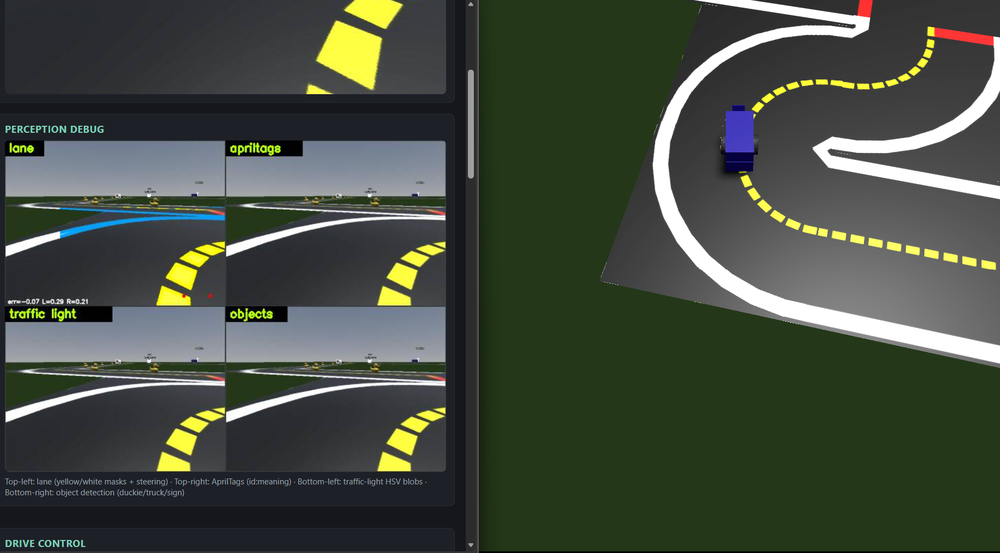
#> input picture img.png, 1000 x 553 px, shrunk from 1838 x 1016 before the run
$ python -i traffic_light.py   (imports and definitions only)
#> lines starting #> are read from the running program, lines starting #| are printed output that depends on the picture; after the words box and inside, x2 and y2 are one past the last pixel; in counts of white or black regions, pixels touching at a corner belong together
import os
from typing import Optional

import cv2
import numpy as np
import yaml

_DEFAULT_CONFIG_PATH = os.path.join(
    os.path.dirname(__file__), "..", "config", "traffic_light_hsv.yaml"
)

# Fallback bounds, used when the YAML is missing or a key is absent, so the
# detector never crashes on a partial config. Mirrors traffic_light_hsv.yaml.
_DEFAULT_HSV = {
    "red_lower_h1": 0,    "red_upper_h1": 10,
    "red_lower_h2": 170,  "red_upper_h2": 180,
    "red_lower_s": 120,   "red_upper_s": 255,
    "red_lower_v": 80,    "red_upper_v": 255,
    "yellow_lower_h": 20, "yellow_upper_h": 35,
    "yellow_lower_s": 100, "yellow_upper_s": 255,
    "yellow_lower_v": 100, "yellow_upper_v": 255,
    "green_lower_h": 40,  "green_upper_h": 85,
    "green_lower_s": 80,  "green_upper_s": 255,
    "green_lower_v": 60,  "green_upper_v": 255,
    "min_area": 80,
}

# BGR colours used to draw each detected blob in the debug overlay.
_DRAW_BGR = {
    "red": (0, 0, 255),
    "yellow": (0, 255, 255),
    "green": (0, 255, 0),
}


def _bound(h, s, v) -> np.ndarray:
    return np.array([h, s, v], dtype=np.uint8)


class TrafficLightDetector:
    """Turns a BGR camera frame into 'red' | 'yellow' | 'green' | None.

    Detection only runs while armed (Person C arms it when a 't-light-ahead'
    AprilTag is seen and disarms it once past the intersection).
    """

    def __init__(self, hsv_config_path: Optional[str] = None) -> None:
        path = hsv_config_path or _DEFAULT_CONFIG_PATH
        cfg = dict(_DEFAULT_HSV)
        try:
            with open(path) as fh:
                loaded = yaml.safe_load(fh) or {}
            cfg.update(loaded)
        except FileNotFoundError:
            pass

        self._min_area = float(cfg["min_area"])
        self._kernel = np.ones((3, 3), np.uint8)
        # Per-colour HSV ranges; red spans two ranges to cover the hue wrap.
        self._ranges = {
            "red": [
                (_bound(cfg["red_lower_h1"], cfg["red_lower_s"], cfg["red_lower_v"]),
                 _bound(cfg["red_upper_h1"], cfg["red_upper_s"], cfg["red_upper_v"])),
                (_bound(cfg["red_lower_h2"], cfg["red_lower_s"], cfg["red_lower_v"]),
                 _bound(cfg["red_upper_h2"], cfg["red_upper_s"], cfg["red_upper_v"])),
            ],
            "yellow": [
                (_bound(cfg["yellow_lower_h"], cfg["yellow_lower_s"], cfg["yellow_lower_v"]),
                 _bound(cfg["yellow_upper_h"], cfg["yellow_upper_s"], cfg["yellow_upper_v"])),
            ],
            "green": [
                (_bound(cfg["green_lower_h"], cfg["green_lower_s"], cfg["green_lower_v"]),
                 _bound(cfg["green_upper_h"], cfg["green_upper_s"], cfg["green_upper_v"])),
            ],
        }
        self._armed = False

    def arm(self) -> None:
        """Turn detection on."""
        self._armed = True

    def disarm(self) -> None:
        """Turn detection off (saves CPU); detect() then always returns None."""
        self._armed = False

    # [30 lines left out: functions armed, _color_mask, _qualifying_blobs, not called in this run]

    def _largest_blob_area(self, mask) -> float:
        """Area of the largest contour passing the area + aspect check, or 0.0."""
        return max((area for area, _ in self._qualifying_blobs(mask)), default=0.0)

    # [23 lines left out: function detect, not called in this run]

    def get_debug_overlay(self, bgr_frame) -> np.ndarray:
        """Returns a copy of bgr_frame annotated for the video stream.

        Each qualifying blob is drawn as a rectangle in its own colour, and the
        result of detect() ('red'|'yellow'|'green'|'none') is stamped top-left.
        When disarmed, stamps 'DISARMED' top-left and returns the frame
        otherwise unmodified.
        """
        out = bgr_frame.copy()
        if not self._armed:
            cv2.putText(out, "DISARMED", (10, 30),
                        cv2.FONT_HERSHEY_SIMPLEX, 1.0, (255, 255, 255), 2)
            return out

        h = bgr_frame.shape[0]
        hsv = cv2.cvtColor(bgr_frame[: h // 2], cv2.COLOR_BGR2HSV)
        for color, ranges in self._ranges.items():
            mask = self._color_mask(hsv, ranges)
            for _area, (x, y, w, bh) in self._qualifying_blobs(mask):
                # ROI is the top half (y origin 0), so bbox coords map directly.
                cv2.rectangle(out, (x, y), (x + w, y + bh), _DRAW_BGR[color], 2)

        label = self.detect(bgr_frame) or "none"
        cv2.putText(out, label, (10, 30),
                    cv2.FONT_HERSHEY_SIMPLEX, 1.0, (255, 255, 255), 2)
        return out


# [19 lines left out: function should_brake_for_yellow, not called in this run]

>>> import cv2
>>> picture = cv2.imread('../../../../img.png')
#> picture is the input picture: shape (553, 1000, 3); mean B, G, R 63.8, 75.7, 67.7
>>> result = TrafficLightDetector().get_debug_overlay(picture)
#> in get_debug_overlay, `cv2.putText(out, "DISARMED", (10, 30), cv2.FONT_HERSHEY_SIMPLEX, 1.0, ..`:
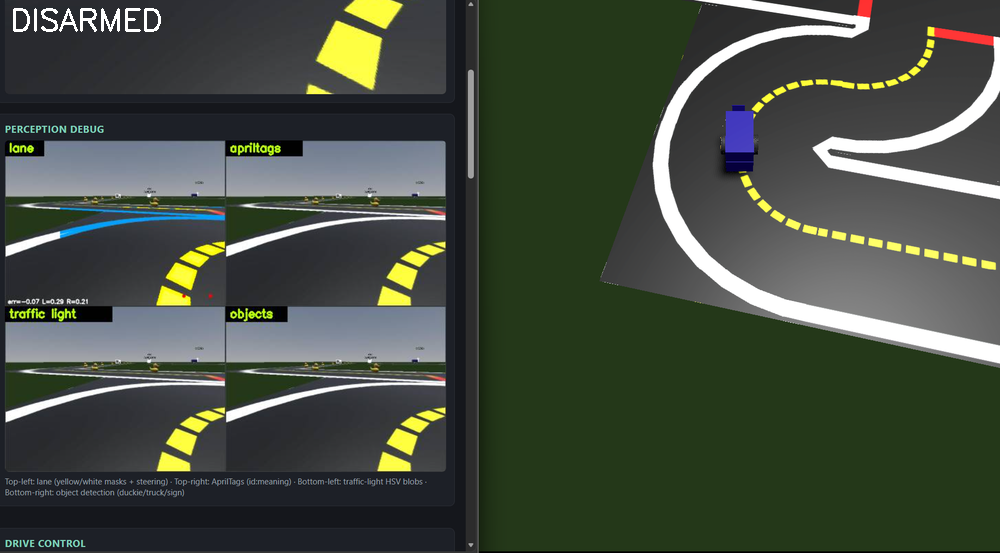
#> out: shape (553, 1000, 3); 0.25% of pixels changed, all inside (x1, y1, x2, y2) = (13, 8, 161, 32)
